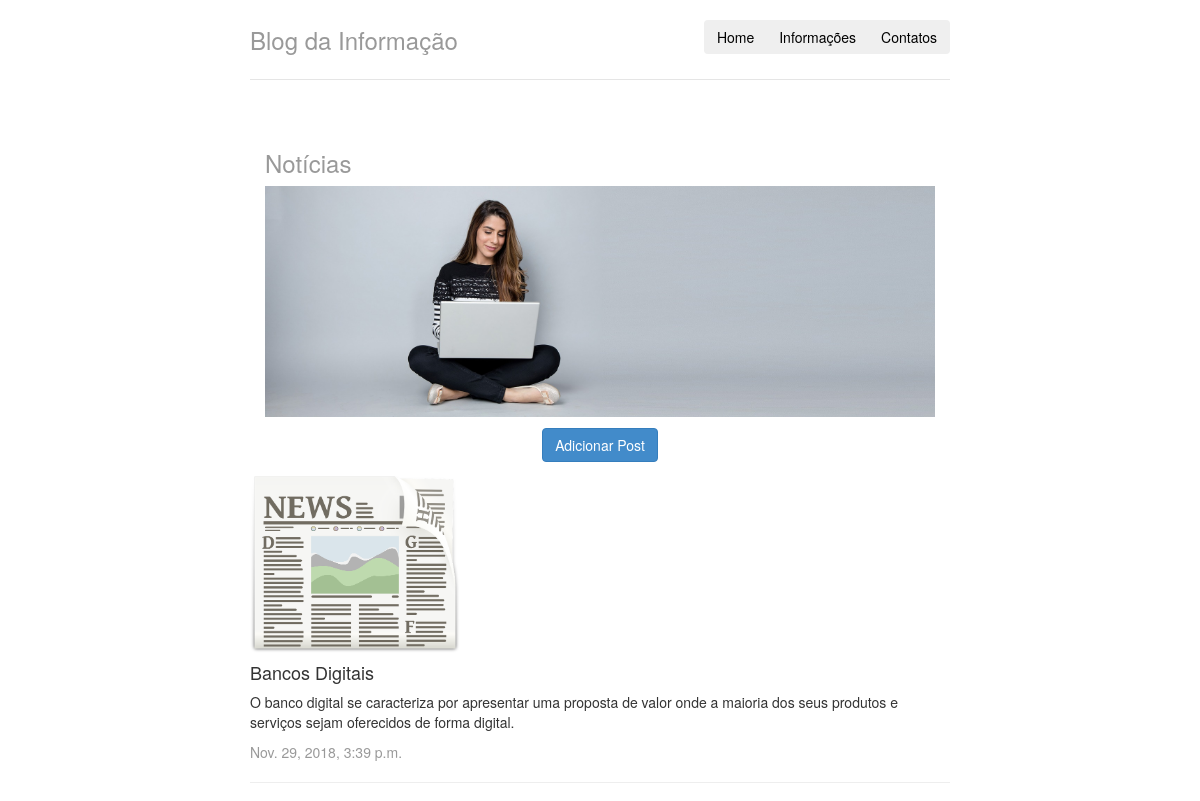
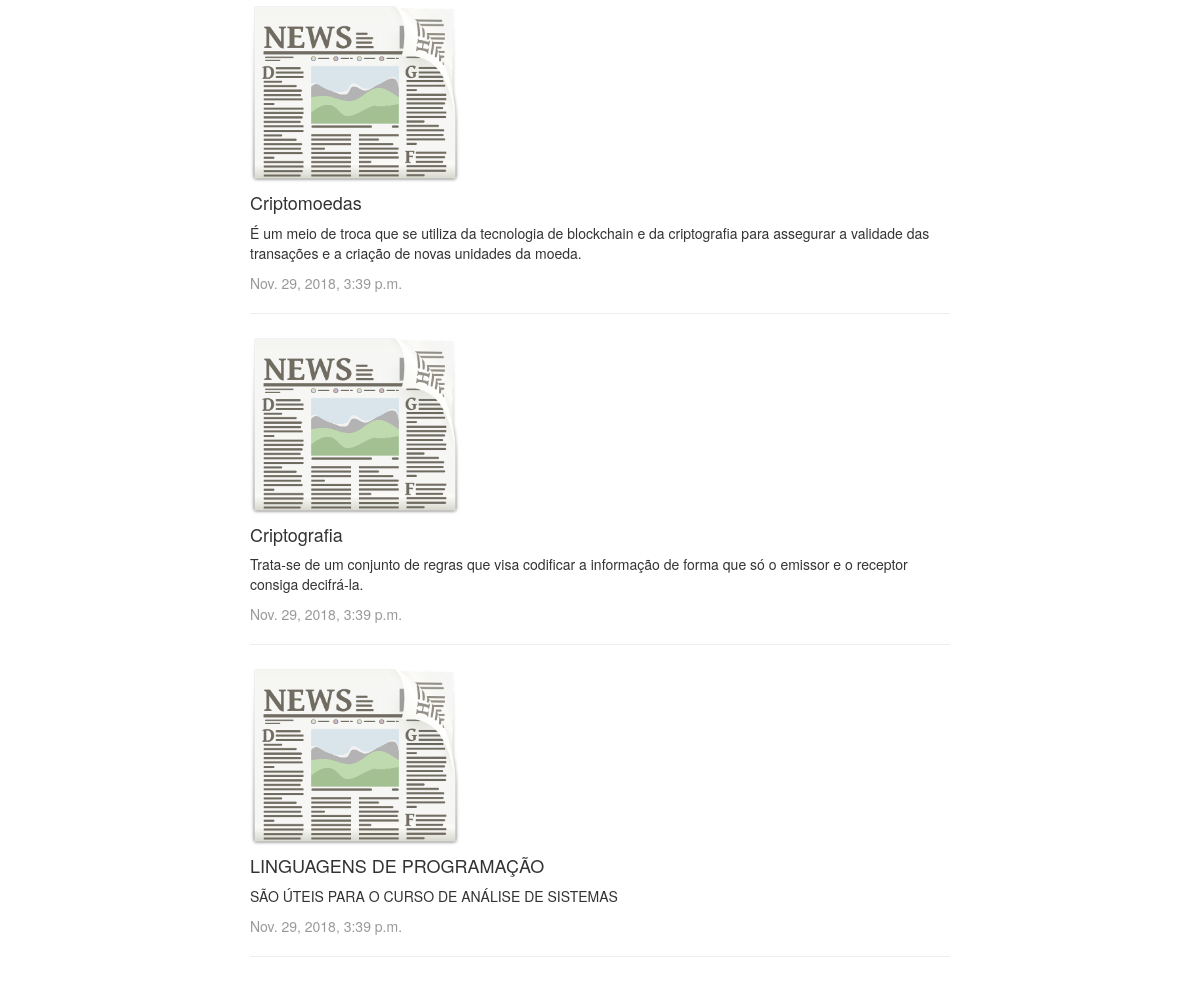
The page / on the database its author committed (2 pictures, top to bottom).
### myapp/models.py (models this page shows, shortened)
class Post(models.Model):
    title = models.CharField(max_length=100)
    text = models.CharField(max_length=255)
    date_published = models.DateTimeField()
    email = models.CharField(max_length=60)

### myapp/views.py (the view)
# urls.py: path('', views.list_posts, name = 'list_posts'),
def list_posts(request):
    posts = Post.objects.order_by('-date_published')
    return render(request, "list_posts.html", {'posts' : posts})

### myapp/templates/list_posts.html (shortened to what this page needs)
{% extends "base.html" %}
{% block body %}
<form>
    <div class="panel-heading">
        <h3 class="text-muted">Notícias</h3>
        <img width="100%" src="static/img/home.jpg" alt="..." class="rounded">
    </div>
    <div class="card-deck">
        <p align="center">
            <a href="{% url 'add_post' %}" class="btn btn-primary">Adicionar Post</a>
        </p>
        {% for post in posts %}
        <div class="card" >
            <img class="card-img-top" width="30%" src="static/img/noticia.png" alt="Imagem de capa do card">
            <div class="card-body">
                <h4 class="card-title">{{post.title}}</h4>
                <p class="card-text">{{post.text|linebreaksbr}}</p>
            </div>
            <div class="card-footer text-muted">
                {{post.date_published}}
            </div>
            <hr>
        </div>
        {% endfor %}
    </div>
</form>
{% endblock %}

### myapp/templates/base.html (shortened to what this page needs)
<!DOCTYPE html>
{% load staticfiles %}
<html lang="pt">
    <head>
        <link href="{% static 'styles/bootstrap.css' %}" rel="stylesheet">
        <link href="{% static 'styles/main.css' %}" rel="stylesheet">
    </head>
    <body>
        <div class="container">
            <div class="header">
                <div class= "nav nav-pills pull-right btn-group" role="group" >
                    <button type="button" class="btn btn-secondary">Home</button>
                    <button type="button" class="btn btn-secondary">Informações</button>
                    <button type="button" class="btn btn-secondary">Contatos</button>
                </div>
                <h3 class="text-muted">Blog da Informação</h3>
            </div>
            <div class="row content">
                {% block body %}
                {% endblock %}
            </div>
        </div>
    </body>
</html>

### myapp/static/styles/main.css (style rules this page uses)
body { padding-top: 20px; padding-bottom: 20px; }
.header, .content, .footer { padding-left: 15px; padding-right: 15px; }
.header { border-bottom: 1px solid #e5e5e5; }
.header h3 { margin-top: 0; margin-bottom: 0; line-height: 40px; padding-bottom: 19px; }
@media (min-width: 768px) { .container { max-width: 730px; } }
.content { margin: 40px 0; }
@media screen and (min-width: 768px) { .header, .content, .footer { padding-left: 0; padding-right: 0; } }
@media screen and (min-width: 768px) { .header { margin-bottom: 30px; } }

### rows shown on the page
Post: title "Bancos Digitais", text "O banco digital se caracteriza por apresentar uma proposta de valor onde a maioria dos seus produtos e serviços sejam oferecidos de forma digital.", date_published "Nov. 29, 2018, 3:39 p.m."
Post: title "Criptomoedas", text "É um meio de troca que se utiliza da tecnologia de blockchain e da criptografia para assegurar a validade das transações e a criação de novas unidades da moeda.", date_published "Nov. 29, 2018, 3:39 p.m."
Post: title "Criptografia", text "Trata-se de um conjunto de regras que visa codificar a informação de forma que só o emissor e o receptor consiga decifrá-la.", date_published "Nov. 29, 2018, 3:39 p.m."
Post: title "LINGUAGENS DE PROGRAMAÇÃO", text "SÃO ÚTEIS PARA O CURSO DE ANÁLISE DE SISTEMAS", date_published "Nov. 29, 2018, 3:39 p.m."
